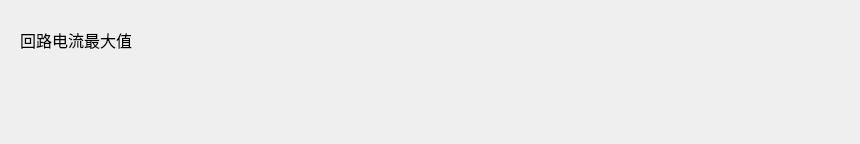
<?xml version="1.0" encoding="UTF-8"?>
<ui version="4.0">
 <class>ZTest_LoopItemWid</class>
 <widget class="QWidget" name="ZTest_LoopItemWid">
  <property name="geometry">
   <rect>
    <x>0</x>
    <y>0</y>
    <width>860</width>
    <height>144</height>
   </rect>
  </property>
  <property name="windowTitle">
   <string>Form</string>
  </property>
  <layout class="QVBoxLayout" name="verticalLayout">
   <item>
    <layout class="QHBoxLayout" name="horizontalLayout">
     <item>
      <widget class="QLabel" name="label">
       <property name="minimumSize">
        <size>
         <width>130</width>
         <height>0</height>
        </size>
       </property>
       <property name="maximumSize">
        <size>
         <width>130</width>
         <height>16777215</height>
        </size>
       </property>
       <property name="font">
        <font>
         <family>微软雅黑</family>
         <pointsize>12</pointsize>
        </font>
       </property>
       <property name="text">
        <string>回路电流最大值</string>
       </property>
       <property name="alignment">
        <set>Qt::AlignCenter</set>
       </property>
       <property name="margin">
        <number>10</number>
       </property>
      </widget>
     </item>
     <item>
      <widget class="QWidget" name="widget_1" native="true">
       <property name="sizePolicy">
        <sizepolicy hsizetype="Preferred" vsizetype="Preferred">
         <horstretch>0</horstretch>
         <verstretch>0</verstretch>
        </sizepolicy>
       </property>
       <property name="minimumSize">
        <size>
         <width>150</width>
         <height>0</height>
        </size>
       </property>
       <property name="font">
        <font>
         <pointsize>12</pointsize>
        </font>
       </property>
      </widget>
     </item>
     <item>
      <widget class="QWidget" name="widget_2" native="true">
       <property name="minimumSize">
        <size>
         <width>150</width>
         <height>0</height>
        </size>
       </property>
       <property name="font">
        <font>
         <pointsize>12</pointsize>
        </font>
       </property>
      </widget>
     </item>
     <item>
      <widget class="QWidget" name="widget_3" native="true">
       <property name="minimumSize">
        <size>
         <width>150</width>
         <height>0</height>
        </size>
       </property>
       <property name="font">
        <font>
         <pointsize>12</pointsize>
        </font>
       </property>
      </widget>
     </item>
    </layout>
   </item>
   <item>
    <layout class="QHBoxLayout" name="horizontalLayout_2">
     <item>
      <widget class="QLabel" name="label_2">
       <property name="minimumSize">
        <size>
         <width>130</width>
         <height>0</height>
        </size>
       </property>
       <property name="maximumSize">
        <size>
         <width>130</width>
         <height>16777215</height>
        </size>
       </property>
       <property name="font">
        <font>
         <family>微软雅黑</family>
         <pointsize>12</pointsize>
        </font>
       </property>
       <property name="text">
        <string/>
       </property>
       <property name="alignment">
        <set>Qt::AlignCenter</set>
       </property>
       <property name="margin">
        <number>10</number>
       </property>
      </widget>
     </item>
     <item>
      <widget class="QWidget" name="widget_4" native="true">
       <property name="sizePolicy">
        <sizepolicy hsizetype="Preferred" vsizetype="Preferred">
         <horstretch>0</horstretch>
         <verstretch>0</verstretch>
        </sizepolicy>
       </property>
       <property name="minimumSize">
        <size>
         <width>150</width>
         <height>0</height>
        </size>
       </property>
       <property name="font">
        <font>
         <pointsize>12</pointsize>
        </font>
       </property>
      </widget>
     </item>
     <item>
      <widget class="QWidget" name="widget_5" native="true">
       <property name="minimumSize">
        <size>
         <width>150</width>
         <height>0</height>
        </size>
       </property>
       <property name="font">
        <font>
         <pointsize>12</pointsize>
        </font>
       </property>
      </widget>
     </item>
     <item>
      <widget class="QWidget" name="widget_6" native="true">
       <property name="minimumSize">
        <size>
         <width>150</width>
         <height>0</height>
        </size>
       </property>
       <property name="font">
        <font>
         <pointsize>12</pointsize>
        </font>
       </property>
      </widget>
     </item>
    </layout>
   </item>
  </layout>
 </widget>
 <resources/>
 <connections/>
</ui>
